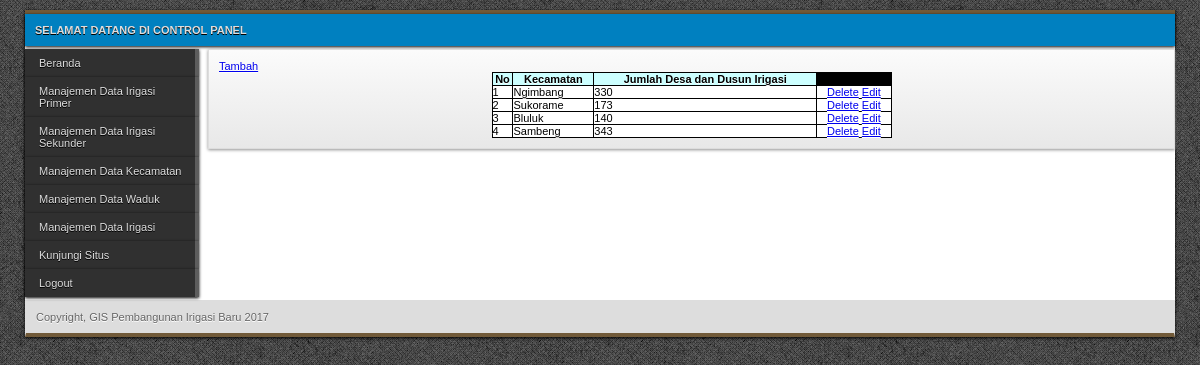
Page /Admin/kecamatan.php (signed in) on the committed database.
### tables this page shows
CREATE TABLE IF NOT EXISTS `tb_kecamatan` (
  `id_kec` int(11) NOT NULL AUTO_INCREMENT,
  `nama_kec` varchar(50) NOT NULL,
  `jumlah` varchar(10) NOT NULL,
  PRIMARY KEY (`id_kec`)
);

### Admin/data_kecamatan.php (the view, shortened to what this page needs)
<html>
<body>
<table width="400" border="0" align="center" cellpadding="2" cellspacing="1" bgcolor="#000000">
  <tr bgcolor="#CCFFFF">
    <td><div align="center"><strong>No</strong></div></td>
	<td><div align="center"><strong>Kecamatan</strong></div></td>
	<td><div align="center"><strong>Jumlah Desa dan Dusun Irigasi </strong></div></td>
  </tr>
  <form method="post" action="data_kecamatan.php">
  <?php
	  $tampil="select * from tb_kecamatan";
      $qryTampil=mysql_query($tampil);
      while ($dataTampil=mysql_fetch_array($qryTampil)) {
     ?>
   <tr bgcolor="#FFFFFF">
    <td><?php echo $dataTampil['id_kec'] ; ?></td>
	<td><?php echo $dataTampil['nama_kec']; ?></td>
	<td><?php echo $dataTampil['jumlah']; ?></td>
	<td><div align="center"><a href="delete_kecamatan1.php?id=<?php echo $dataTampil['id_kec'] ; ?>">Delete</a>
	<a href="edit_kecamatan1.php?id=<?php echo $dataTampil['id_kec']; ?>">Edit </a></div></td>
  </tr>
    <?php } ?>
	</form>
	<a href="tambah_kecamatan1.php"> Tambah </a>
</table>
</body>
</html>

### Admin/style/global.css (style rules this page uses)
* { padding:0; margin:0 auto; }
body { background:url(../../images/bedge_grungec.png); font-family:Verdana, Geneva, sans-serif; font-size:11px; color:#666; }
table { color:#000; }

### rows in the picture
tb_kecamatan: id_kec "1", nama_kec "Ngimbang", jumlah "330"
tb_kecamatan: id_kec "2", nama_kec "Sukorame", jumlah "173"
tb_kecamatan: id_kec "3", nama_kec "Bluluk", jumlah "140"
tb_kecamatan: id_kec "4", nama_kec "Sambeng", jumlah "343"
